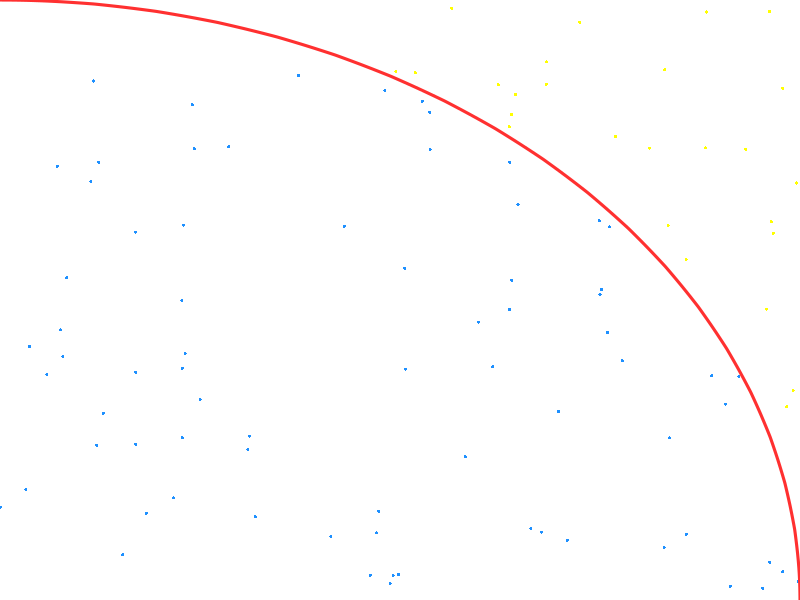
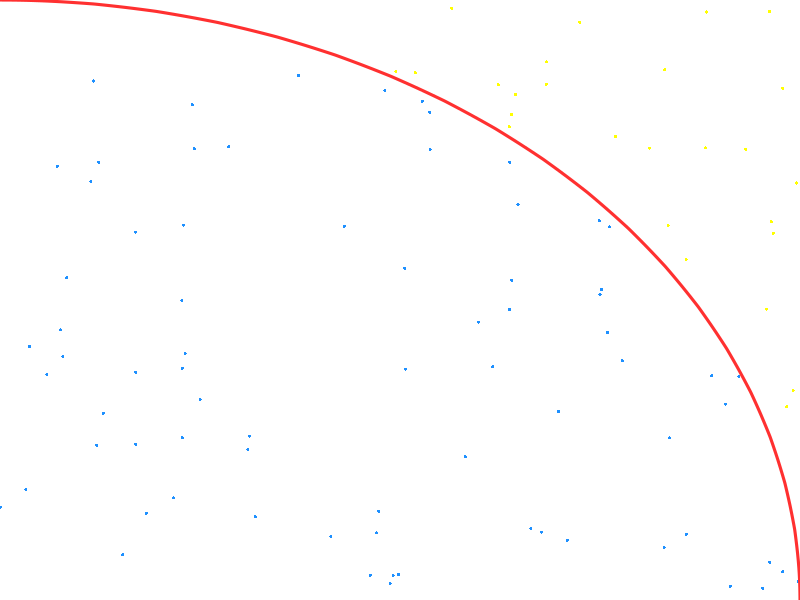
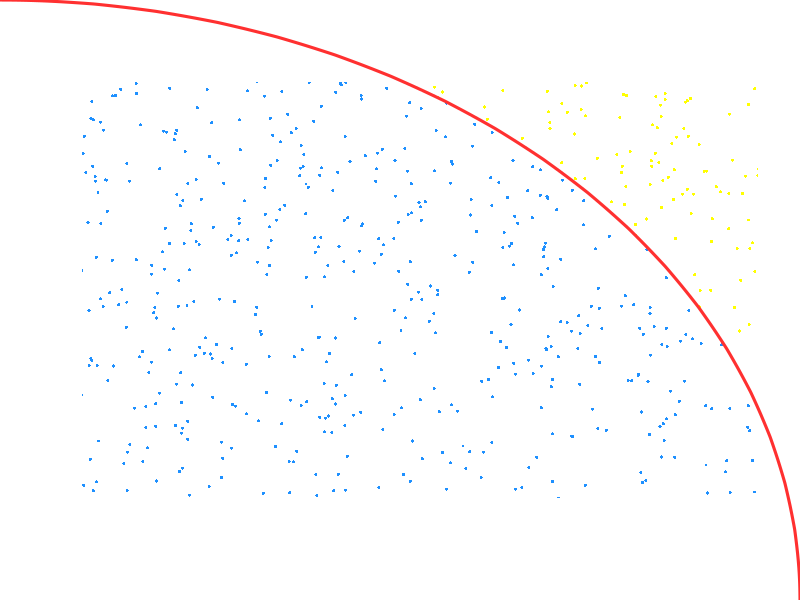
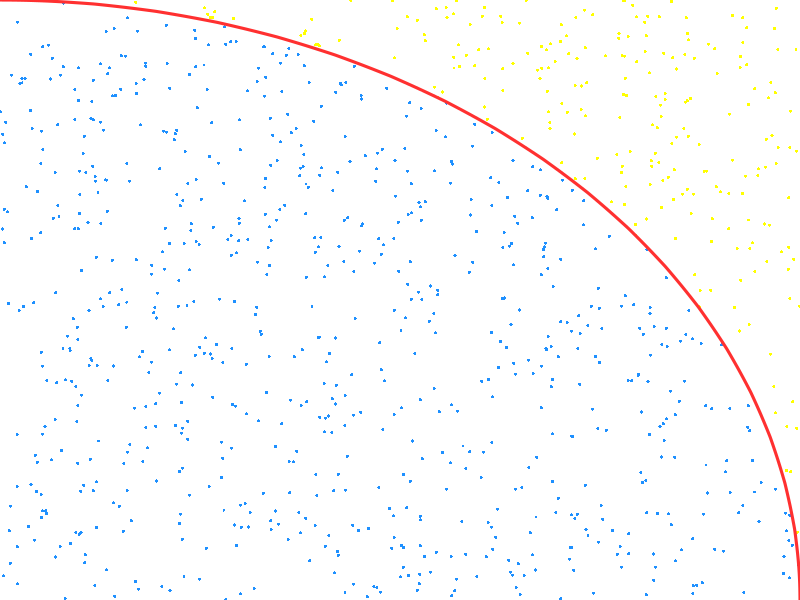
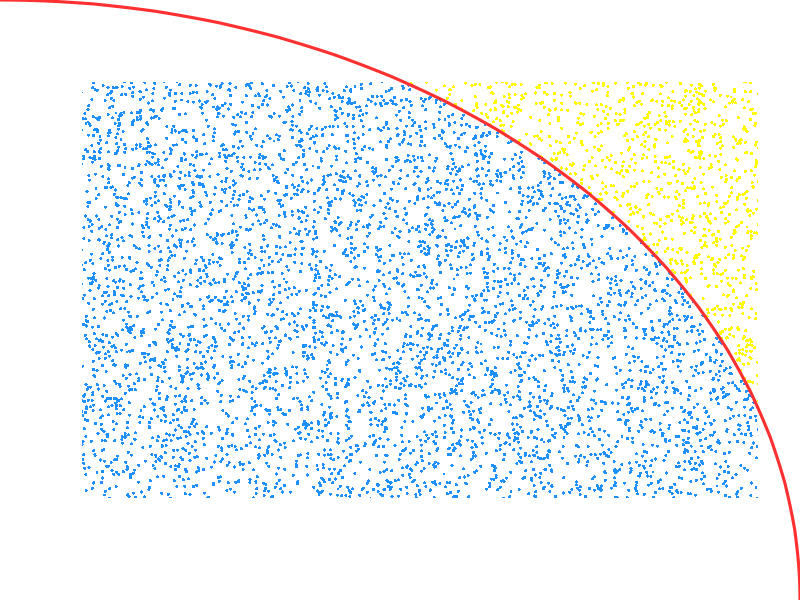
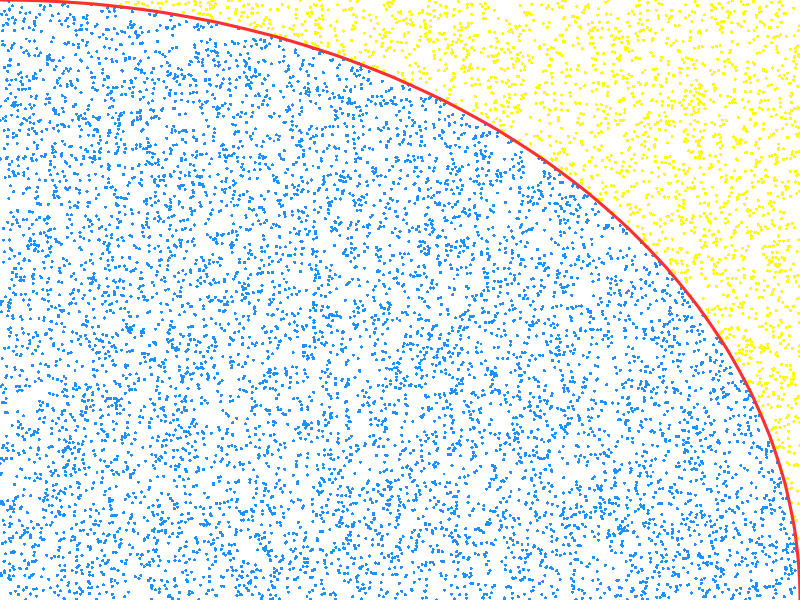
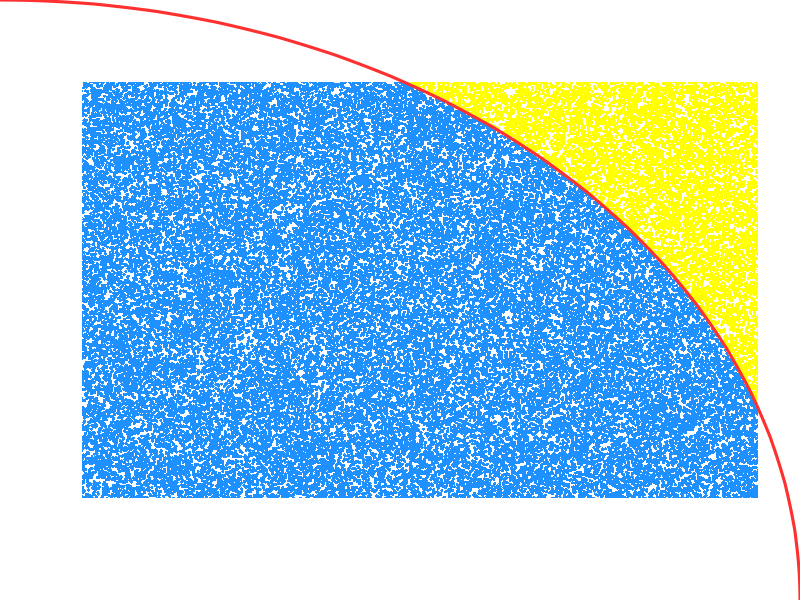
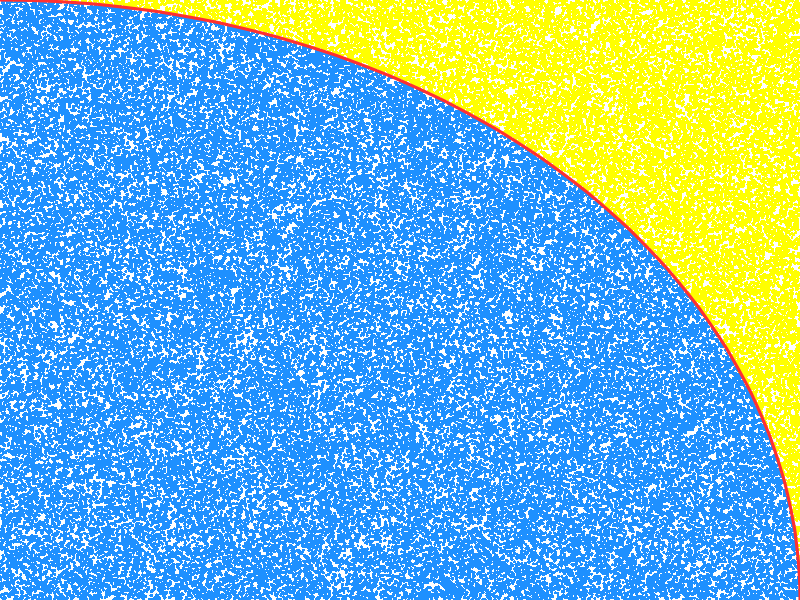

R code for these plots, in order:
##### Load necessary libraries ----------------------------------------------------------------------------

# Packages for plotting and graphics
library(tidyverse)
library(grid)
library(gridBase)





##### Functions to estimate pi and generate graphics ------------------------------------------------------

# Write function to estimate pi and visualise estimations
MCPi <- function(n){
  
  # Let n = the number of simulation repetitions
  
  # Estimate pi
  rand.x <- sample(seq(0, 1, 1e-6), size = n, replace = TRUE)
  rand.y <- sample(seq(0, 1, 1e-6), size = n, replace = TRUE)
  radius <- (rand.x^2) + (rand.y^2)
  piE <- length(radius[radius <= 1])/n*4
  
  # Show visualisations only for certain values of n
  if(n == 100 || n == 1000 || n == 10000 || n == 100000){
    
    # Set up plotting area
    grid.newpage()
    plot.new()
    vp <- viewport(x = 0.5, y = 0.5)
      
    # Points inside quarter-circle are black, points outside are red
    grid.points(x = rand.x, y = rand.y, pch = 16, size = unit(3, "pt"), vp = vp,
                gp = gpar(col = ifelse((rand.x)^2 + (rand.y)^2 < 1, 
                                        "dodgerblue", "yellow")))
    
    # Plot boundary line for quarter circle
    grid.xspline(x = c(0, sin((1:19)*pi/(40)), 1), 
                 y = c(1, cos((1:19)*pi/(40)), 0), 
                 shape = -1, gp = gpar(col = "firebrick1", lwd = 3))
    
    # Save graph to global environment to use later
    assign(paste0("PiPlot", n), grid.grab(), envir = as.environment(.GlobalEnv))}
  
  return(piE)}





##### Estimate pi and show estimations as function of n ---------------------------------------------------

# x-values, spaced for logarithmic x-axis
val.x <- c(1:9, seq(10, 20, 2), seq(20, 50, 5), seq(60, 90, 10), seq(100, 900, 100),
           seq(1000, 9000, 1000), seq(10000, 100000, 10000), 200000, 500000, 1000000,
           2000000, 5000000, 10000000)
val.y <- sapply(val.x, MCPi)

ggplot() + aes(x = val.x, y = val.y) +
  geom_hline(yintercept = pi, colour = "firebrick1", size = 1) +
  geom_line(size = 1.15, colour = "dodgerblue") +
  scale_x_log10(breaks = c(1, 1e1, 1e2, 1e3, 1e4, 1e5, 1e6, 1e7, 1e8),
                labels = scales::trans_format("log10", scales::math_format(10^.x)),
                minor_breaks = NULL) +
  scale_y_continuous(minor_breaks = NULL) +
  xlab("Total number of points placed (n)") +
  ylab("Approximation of pi  ") +
  theme(panel.grid.major = element_line(colour = "white"), 
        panel.grid.minor = element_line(colour = "white"),
        panel.background = element_rect(fill = "black"),
        plot.background = element_rect(fill = "black"),
        axis.text.x = element_text(colour = "white", size = 23, 
                                   margin = margin(t = 4, r = 0, b = 0, l = 0)),
        axis.text.y = element_text(colour = "white", size = 24, 
                                   margin = margin(t = 0, r = 4, b = 0, l = 0)),
        axis.title.x = element_text(colour = "white", size = 31,
                                    margin = margin(t = 8, r = 0, b = 0, l = 6)),
        axis.title.y = element_text(colour = "white", size = 31,
                                    margin = margin(t = 80, r = 8, b = 0, l = 0)),
        axis.ticks.x = element_line(colour = "white", size = 0.5),
        axis.ticks.y = element_line(colour = "white", size = 0.5),
        axis.ticks.length = unit(8, "points")) -> MCPiPlot





##### Plot all graphs in one visualisation ----------------------------------------------------------------

# Prepare graphics device
jpeg(filename = "MCPiPlots.jpeg", width = 2200, height = 1500, units = "px")

# Create blank page
grid.newpage()
plot.new()

# Set grid layout and activate it; create black background
gly <- grid.layout(1500, 2200)
pushViewport(viewport(layout = gly, gp = gpar(fill = "black")))
grid.rect(gp = gpar(lwd = 2, fill = "black", col = "black"))

# Place graphs and enclose them in borders
print(MCPiPlot, vp = viewport(layout.pos.row = 200:850, layout.pos.col = 50:2150))
pushViewport(viewport(layout.pos.row = 900:1400, layout.pos.col = 50:550))
grid.draw(PiPlot100)
grid.rect(gp = gpar(lwd = 2.5, col = "white", fill = "transparent"))
popViewport()
pushViewport(viewport(layout.pos.row = 900:1400, layout.pos.col = 583:1083))
grid.draw(PiPlot1000)
grid.rect(gp = gpar(lwd = 2.5, col = "white", fill = "transparent"))
popViewport()
pushViewport(viewport(layout.pos.row = 900:1400, layout.pos.col = 1116:1616))
grid.draw(PiPlot10000)
grid.rect(gp = gpar(lwd = 2.5, col = "white", fill = "transparent"))
popViewport()
pushViewport(viewport(layout.pos.row = 900:1400, layout.pos.col = 1650:2150))
grid.draw(`PiPlot1e+05`)
grid.rect(gp = gpar(lwd = 2.5, col = "white", fill = "transparent"))
popViewport()

# Add title text
grid.text(label = c("A Monte Carlo approximation of pi",
                    "using randomly-generated points"),
          x = rep(0.022, 2), y = c(0.961, 0.912), just = "left",
          gp = gpar(fontsize = 80, col = "white"))

# Add subtitle text
grid.text(label = c("Points are randomly generated inside of a 1 x 1 unit",
                    "square. The ratio of blue points (inside the quarter-",
                    "circle) to the total number of points in the square,", 
                    "when multiplied by 4, gives an approximation of pi."), 
          x = rep(0.59, 4), y = c(0.967, 0.945, 0.923, 0.901), just = "left",
          gp = gpar(fontsize = 37, col = "white", fontface = "italic"))

# Add text below plots using for loop since bquote doesn't play nice with label vector
for(i in 1:4){
  vals <- c(1e2, 1e3, 1e4, 1e5)
  placement <- c(0.134, 0.378, 0.618, 0.859)
  grid.text(label = bquote("n = 10"^.(i + 1)*", "*pi %~~% .(sprintf("%.3f", round(val.y[which(val.x >= vals[i])[1]], 3)))),
            x = placement[i], y = 0.04, just = "centre",
            gp = gpar(fontsize = 37, col = "white", fontface = "italic"))}

# Deactivate grid layout; finalise graphics save
popViewport()
dev.off()

# Note that graphics device may vary between computers
# Thus, adjustments may need to be made to this code section

# Clean up variables from global environment
remove(i, val.x, val.y, vals)
